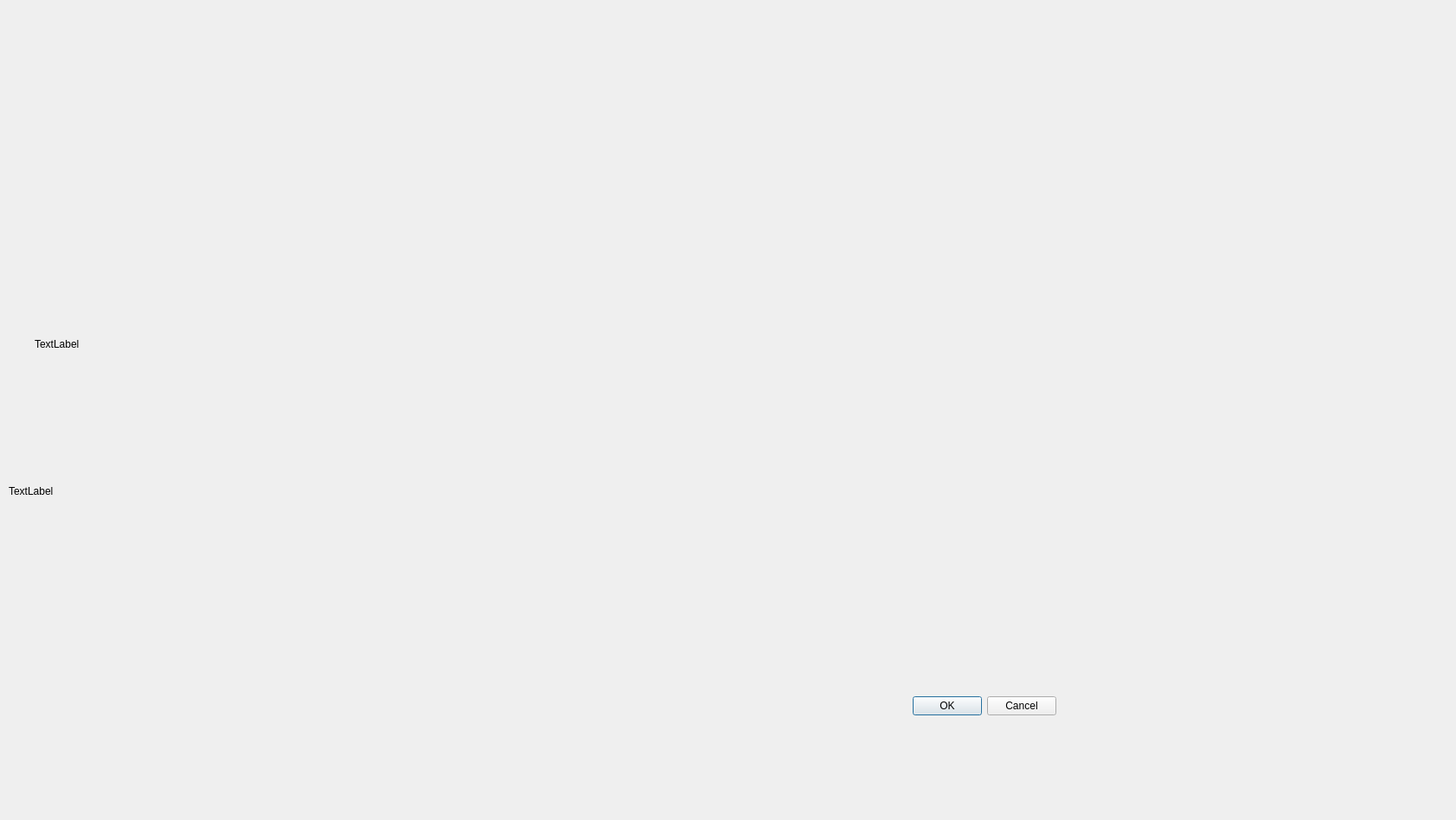
<?xml version="1.0" encoding="UTF-8"?>
<ui version="4.0">
 <class>Dialog</class>
 <widget class="QDialog" name="Dialog">
  <property name="geometry">
   <rect>
    <x>0</x>
    <y>0</y>
    <width>1683</width>
    <height>948</height>
   </rect>
  </property>
  <property name="windowTitle">
   <string>Dialog</string>
  </property>
  <widget class="QDialogButtonBox" name="buttonBox">
   <property name="geometry">
    <rect>
     <x>880</x>
     <y>800</y>
     <width>341</width>
     <height>32</height>
    </rect>
   </property>
   <property name="orientation">
    <enum>Qt::Horizontal</enum>
   </property>
   <property name="standardButtons">
    <set>QDialogButtonBox::Cancel|QDialogButtonBox::Ok</set>
   </property>
  </widget>
  <widget class="QLabel" name="label_2">
   <property name="geometry">
    <rect>
     <x>-20</x>
     <y>-60</y>
     <width>1621</width>
     <height>951</height>
    </rect>
   </property>
   <property name="text">
    <string>&lt;html&gt;&lt;head/&gt;&lt;body&gt;&lt;p&gt;&lt;img src=&quot;:/newPrefix/D:/Diseño de red(1)(1).png&quot;/&gt;&lt;/p&gt;&lt;/body&gt;&lt;/html&gt;</string>
   </property>
  </widget>
  <widget class="QLabel" name="NClientes">
   <property name="geometry">
    <rect>
     <x>10</x>
     <y>560</y>
     <width>55</width>
     <height>16</height>
    </rect>
   </property>
   <property name="text">
    <string>TextLabel</string>
   </property>
  </widget>
  <widget class="QLabel" name="NLineas">
   <property name="geometry">
    <rect>
     <x>40</x>
     <y>390</y>
     <width>55</width>
     <height>16</height>
    </rect>
   </property>
   <property name="text">
    <string>TextLabel</string>
   </property>
  </widget>
 </widget>
 <resources>
  <include location="ArquitecturaDeRed.qrc"/>
 </resources>
 <connections>
  <connection>
   <sender>buttonBox</sender>
   <signal>accepted()</signal>
   <receiver>Dialog</receiver>
   <slot>accept()</slot>
   <hints>
    <hint type="sourcelabel">
     <x>248</x>
     <y>254</y>
    </hint>
    <hint type="destinationlabel">
     <x>157</x>
     <y>274</y>
    </hint>
   </hints>
  </connection>
  <connection>
   <sender>buttonBox</sender>
   <signal>rejected()</signal>
   <receiver>Dialog</receiver>
   <slot>reject()</slot>
   <hints>
    <hint type="sourcelabel">
     <x>316</x>
     <y>260</y>
    </hint>
    <hint type="destinationlabel">
     <x>286</x>
     <y>274</y>
    </hint>
   </hints>
  </connection>
 </connections>
</ui>
